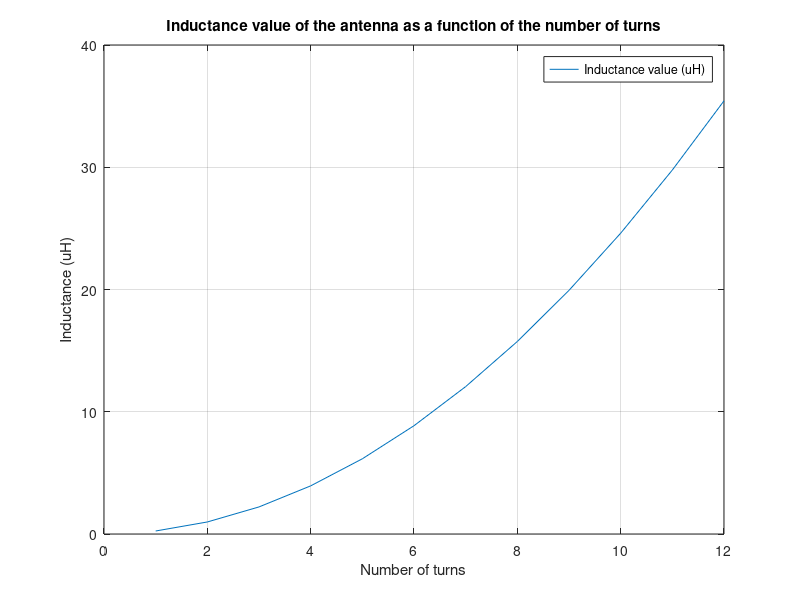

This figure's MATLAB source: (Note: this script raises an error after producing the figure.)
%%%%%%%%%%%%%%%%%%%%%%%%%%%%%%%%%%%%%%%%%%%%%%%%%%%%%%%%%%%%%%%%%%%%%%%%%%%
% File: spiral.m
% see main.m for more information
% Author: Mario Ruz, 2025.
%%%%%%%%%%%%%%%%%%%%%%%%%%%%%%%%%%%%%%%%%%%%%%%%%%%%%%%%%%%%%%%%%%%%%%%%%%%
close all;
clear all;
N = 1:12;   

ri=input('Inner radius of the spiral (cm) --> ');
r0=input('Outer radius of the spiral (cm) --> ');
a = (ri+r0)/2;
b = (r0-ri);

for i = 1:12
   L(i)= 0.3937*(a*N(i))^2/(8*a+11*b);	% value in uH
end
plot(N,L);
legend('Inductance value (uH)')
title('Inductance value of the antenna as a function of the number of turns')
xlabel('Number of turns');
ylabel('Inductance (uH)');
grid on;
value = numbeOfturns(L);
disp('The number of turns that provide the required theoretical inductance is:')
value